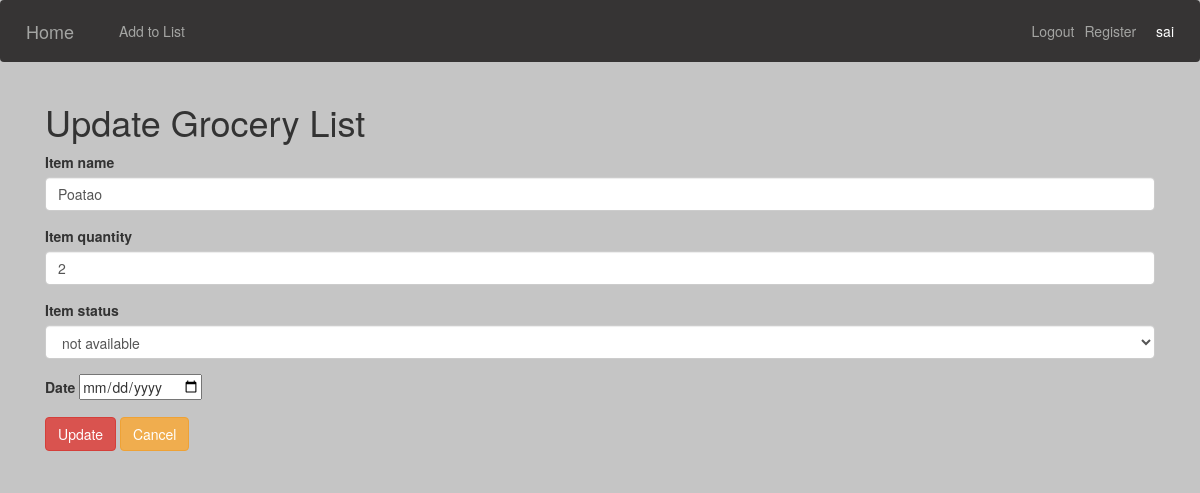
Screenshot of /updatelist/2/ (signed in) with the database file from the repository.
### shopping/models.py (models this page shows, shortened)
class Cart_list(models.Model):
    user = models.ForeignKey(User, on_delete=models.CASCADE,blank =True,null =True)
    item_name = models.CharField( max_length=100)
    item_quantity = models.IntegerField()
    item_status = models.CharField( max_length=20,choices = status,default = 'available')
    date = models.DateField( auto_now=False, auto_now_add=False)

### shopping/views.py (the view)
# urls.py: path('updatelist/<str:pk>/', UpdateGroceryListView.as_view(), name='update'),
class UpdateGroceryListView(LoginRequiredMixin,UpdateView):
    model = Cart_list
    template_name = "shopping/update_list.html"
    success_url = reverse_lazy('index')
    form_class = EditCart_listForm

### shopping/forms.py
class EditCart_listForm(forms.ModelForm):
    class Meta:
        model = Cart_list
        fields = ('item_name', 'item_quantity', 'item_status',
                  'date')
        widgets = {
            'item_name': forms.TextInput(attrs={'class': 'form-control form-control-lg'}),
            'item_quantity': forms.TextInput(attrs={'class': 'form-control form-control-lg'}),
            'item_status': forms.Select(attrs={'class': 'form-control form-control-lg'}),
            'date': DateInput(format='%d/%m/%Y')
        }

### templates/shopping/update_list.html (shortened to what this page needs)
{% extends 'shopping/base.html' %}
{% block content %}
<div class='container'>
    <h1>Update Grocery List</h1>
    <form method ='POST'>
        <div class="form-group">
            <label>Item name</label>
            {{form.item_name}}
            </div>
        <div class="form-group">
            <label>Item quantity</label>
        {{form.item_quantity}}
        </div>
        <div class="form-group">
            <label>Item status</label>
            {{form.item_status}}
        </div>
        <div class="form-group">
            <label>Date</label>
            {{form.date}}
    </div>
        <div class="form-group">
<p><input type="submit" value="Update" class="btn btn-danger "> <a class='btn btn-warning' href="{%url 'index' %}">Cancel</a></p>
        </div>
    </form>
</div>
{% endblock content %}

### templates/shopping/base.html (shortened to what this page needs)
<!DOCTYPE html>
<html lang="en">
<head>
    <link rel="stylesheet" href="https://stackpath.bootstrapcdn.com/bootstrap/4.4.1/css/bootstrap.min.css"
>
    <link rel="stylesheet" href="https://maxcdn.bootstrapcdn.com/bootstrap/3.4.0/css/bootstrap.min.css">
</head>
<body>
    <nav class="navbar navbar-expand-lg" style="background-color: #222020de;">
        <a class="navbar-brand" href="{%url 'index' %}" style="color: #a4a5a3">Home</a>
        <div class="collapse navbar-collapse" id="navbarSupportedContent">
            <ul class="navbar-nav mr-auto">
                <li class="nav-item active">
                    <a class="nav-link" href="{%url 'add' %}" style="color: #a4a5a3">Add to List</a>
                </li>
            </ul>
            <span>
                <ul class="navbar-nav rm-auto" style='float: right;'>
                    {% if user.is_authenticated %}
                        <li class="nav-item" style='  margin-left: 0'>
                            <a class="nav-link" href="{% url 'logout' %}" style="color: #a4a5a3">Logout</a>
                        </li>
                        <li class="nav-item" style='  margin-left: 0'>
                            <a class="nav-link" href="{% url 'register' %}" style="color: #a4a5a3">Register</a>
                        </li>
                        <li class="nav-item" style='  margin-left: 15px;margin-top: 15px; color:white;'>
                             {{request.user}}
                        </li>
                    {% else %}
                        <li class="nav-item" style='  margin-left: 0'>
                            <a class="nav-link" href="{% url 'register' %}" style="color: #a4a5a3">Register</a>
                        </li>
                    {% endif %}
                </ul>
            </span>
        </div>
    </nav>
    {% block content %}
    {% endblock content %}
</body>
</html>

### templates/shopping/base.html (style rules this page uses)
body { background-color: rgba(178, 178, 179, 0.753); }

### rows the page displays
Cart_list: item_name "Poatao", item_quantity "2", item_status "not available"

### other values shown
{{ request.user }} "sai"
